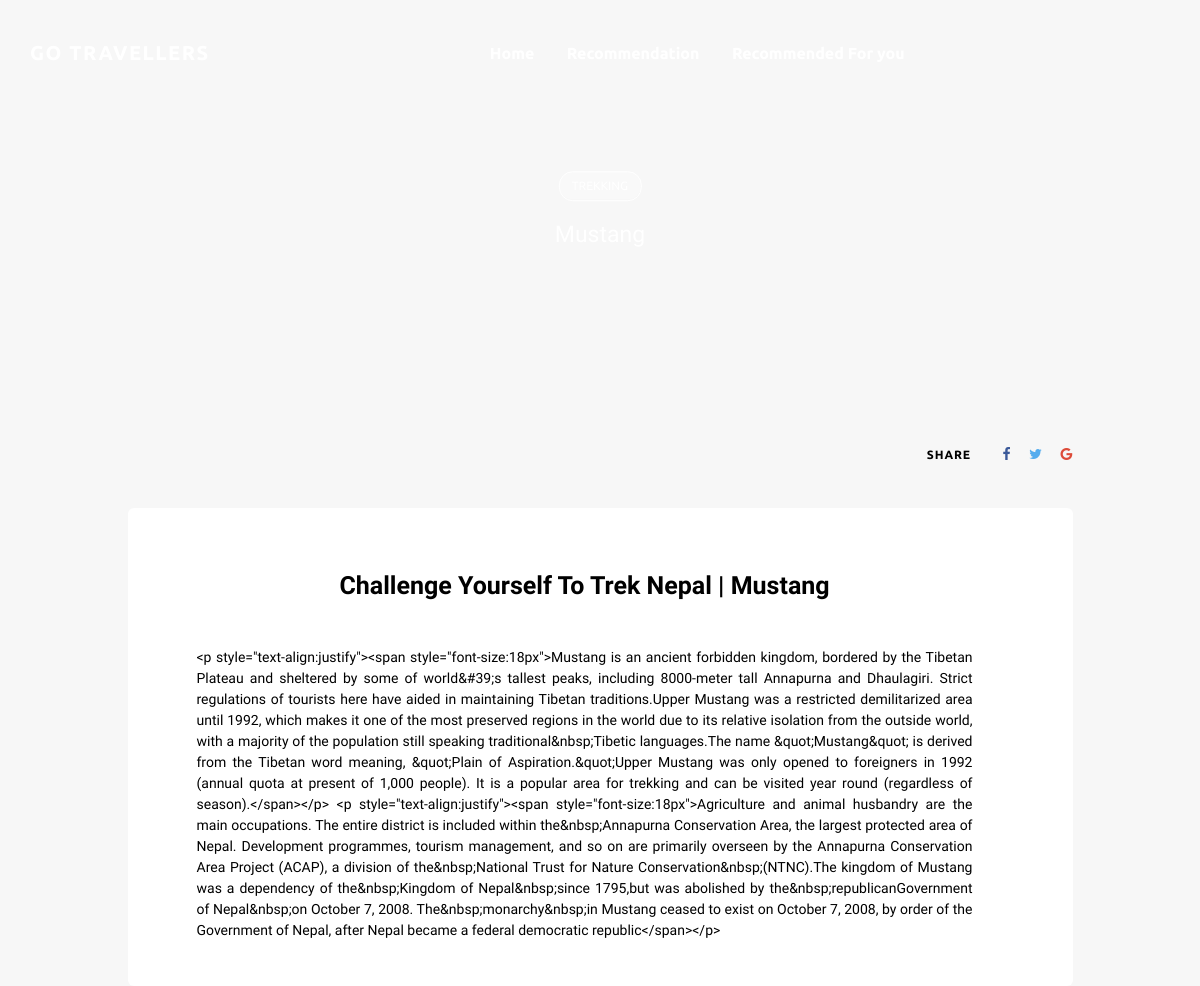
Screenshot of /post/3/ with the database file from the repository.
### blog/models.py (models this page shows, shortened)
class Destination(models.Model):
    title               = models.CharField(max_length=150, blank=False)
    slug                = models.CharField(max_length=100, blank=False)
    image               = models.FileField(upload_to="img", blank=False)
    content             = RichTextUploadingField(blank=False)
    temperature         = models.FloatField(blank=False, default="1")
    difficulty          = models.FloatField(blank=False, default="1")
    security            = models.FloatField(blank=False, default="1")
    trekkingtype_choice = (
        ("Cycling","Cycling"),
        ("Walking", "Walking"),
        ("Biking", "Biking"),
        ("Peak Climbing", "Peak Climbing"),
        ("Others", "Others")
        )
    trekking_type=MultiSelectField(choices=trekkingtype_choice, default="Walking")
    destinationtype_choice = (
        ("Adventure","Adventure"),
        ("Pilgrims", "Pilgrims"),
        ("Waterbody", "Waterbody"),
        ("Himalayas", "Himalayas"),
        ("Nature Seeing", "Nature Seeing"),
        ("Others", "Others")
        )
    destinaton_type= MultiSelectField(choices=destinationtype_choice, default="Adventure")
    accomodationtype_choice = (
        ("Hotel","Hotel"),
        ("Teahouse", "Teahouse"),
        ("Motel", "Motel"),
        ("Tent", "Tent"),
        ("Homestay", "Homestay")
        )
    accomodation_type = MultiSelectField(choices=accomodationtype_choice, default="Hotel")
    latitude          = models.FloatField(blank=False, default="1")
    longitude         = models.FloatField(blank=False, default="1")
    act               = (("publish","Publish"),("draft", "Draft"))
    action            = models.CharField(max_length=50, choices=act, default="draft")

### blog/views.py (the view)
def PostDetails(request, id):
    place = Destination.objects.get(pk=id)
    return render(request, 'blog/post.html', {"thispost": place})

### blog/templates/blog/post.html (shortened to what this page needs)
<!DOCTYPE html>
{% load static %}
<html lang="en">
<head>
<link rel="stylesheet" type="text/css" href="{% static 'styles/bootstrap4/bootstrap.min.css' %}">
<link href="{% static 'plugins/font-awesome-4.7.0/css/font-awesome.min.css' %}" rel="stylesheet" type="text/css">
<link rel="stylesheet" type="text/css" href="{% static 'plugins/OwlCarousel2-2.2.1/owl.carousel.css' %}">
<link rel="stylesheet" type="text/css" href="{% static 'plugins/OwlCarousel2-2.2.1/owl.theme.default.css' %}">
<link rel="stylesheet" type="text/css" href="{% static 'plugins/OwlCarousel2-2.2.1/animate.css' %}">
<link rel="stylesheet" type="text/css" href="{% static 'plugins/jquery.mb.YTPlayer-3.1.12/jquery.mb.YTPlayer.css' %}">
<link rel="stylesheet" type="text/css" href="{% static 'styles/post.css' %}">
<link rel="stylesheet" type="text/css" href="{% static 'styles/post_responsive.css' %}">
</head>
<body>
<div class="super_container">
	<header class="header">
		<div class="container">
			<div class="row">
				<div class="col">
					<div class="header_content d-flex flex-row align-items-center justify-content-start">
						<div class="logo"><a href="{% url 'HomePage' %}">Go Travellers</a></div>
						<nav class="main_nav" style="margin-left: 280px;">
							<ul>
								<li class="active"><a href="{% url 'HomePage' %}" style="font-size: 16px;">Home</a></li>
								<li class="active"><a href="{% url 'Recommendation' %}" style="font-size: 16px;">Recommendation</a></li>
								<li class="active"><a href="{% url 'search' %}" style="font-size: 16px;">Recommended For you</a></li>
							</ul>
						</nav>
					</div>
				</div>
			</div>
		</div>
	</header>
	<div class="home">
		<div class="home_background parallax-window" data-parallax="scroll" data-image-src="{% static 'images/kk.jpg' %}" data-speed="0.8"></div>
		<div class="home_content">
			<div class="post_category trans_200"><a href="category.html" class="trans_200" style="border: 1px solid white; border-radius: 14px;">Trekking</a></div>
			<div class="post_title">{{thispost.title}}</div>
		</div>
	</div>
	<div class="page_content">
		<div class="container">
			<div class="row row-lg-eq-height">
				<div class="col-lg-1">
				</div>
				<div class="col-lg-10">
					<div class="post_content">
						<div class="post_panel post_panel_top d-flex flex-row align-items-center justify-content-start">
							<div class="post_share ml-sm-auto">
								<span style="color: black;">share</span>
								<ul class="post_share_list">
									<li class="post_share_item"><a href="#"><i class="fa fa-facebook" aria-hidden="true"></i></a></li>
									<li class="post_share_item"><a href="#"><i class="fa fa-twitter" aria-hidden="true"></i></a></li>
									<li class="post_share_item"><a href="#"><i class="fa fa-google" aria-hidden="true"></i></a></li>
								</ul>
							</div>
						</div>
						<div class="post_body" style="color:black; text-align:justify">
						<center><b style="font-size: 25px;">{{thispost.slug}} | {{thispost.title}}<br></b></center><br><br>
							{{thispost.content}}
						</div>
					</div>
</body>
</html>

### blog/static/styles/post.css (style rules this page uses)
* { margin: 0; padding: 0; -webkit-font-smoothing: antialiased; -webkit-text-shadow: rgba(0,0,0,.01) 0 0 1px; text-shadow: rgba(0,0,0,.01) 0 0 1px; }
body { font-family: 'Work Sans', sans-serif; font-size: 14px; font-weight: 400; background: #f7f7f7; color: #a5a5a5; }
div { display: block; position: relative; -webkit-box-sizing: border-box; -moz-box-sizing: border-box; box-sizing: border-box; }
ul { list-style: none; margin-bottom: 0px; }
a, a:hover, a:visited, a:active, a:link { text-decoration: none; -webkit-font-smoothing: antialiased; -webkit-text-shadow: rgba(0,0,0,.01) 0 0 1px; text-shadow: rgba(0,0,0,.01) 0 0 1px; }
.trans_200 { -webkit-transition: all 200ms ease; -moz-transition: all 200ms ease; -ms-transition: all 200ms ease; -o-transition: all 200ms ease; transition: all 200ms ease; }
.super_container { width: 100%; overflow: hidden; }
.parallax-window { min-height: 400px; background: transparent; }
.header { position: fixed; top: 0; left: 0; width: 100%; z-index: 100; -webkit-transition: all 200ms ease; -moz-transition: all 200ms ease; -ms-transition: all 200ms ease; -o-transition: all 200ms ease; transition: all 200ms ease; }
.header_content { height: 106px; -webkit-transition: all 200ms ease; -moz-transition: all 200ms ease; -ms-transition: all 200ms ease; -o-transition: all 200ms ease; transition: all 200ms ease; }
.logo a { font-family: 'Ubuntu', sans-serif; font-size: 20px; color: #FFFFFF; text-transform: uppercase; font-weight: 700; letter-spacing: 0.075em; }
.main_nav { margin-left: 46px; }
.main_nav ul li { display: inline-block; }
.main_nav ul li:not(:last-child) { margin-right: 29px; }
.main_nav ul li a { font-family: 'Ubuntu', sans-serif; font-size: 14px; font-weight: 700; color: rgba(255,255,255,0.5); -webkit-transition: all 200ms ease; -moz-transition: all 200ms ease; -ms-transition: all 200ms ease; -o-transition: all 200ms ease; transition: all 200ms ease; }
.main_nav ul li a:hover, .main_nav ul li.active a { color: rgba(255,255,255,1); }
.home { width: 100%; height: 360px; }
.home_background { position: absolute; top: 0; left: 0; width: 100%; height: 100%; }
.home_content { position: absolute; top: 59%; left: 50%; -webkit-transform: translate(-50%, -50%); -moz-transform: translate(-50%, -50%); -ms-transform: translate(-50%, -50%); -o-transform: translate(-50%, -50%); transform: translate(-50%, -50%); max-width: 440px; text-align: center; }
.post_category { margin: 0 auto; }
.post_category { width: 83px; height: 28px; background: rgba(255,255,255,0.2); border-radius: 14px; text-align: center; }
.post_category a { display: block; line-height: 28px; font-family: 'Ubuntu', sans-serif; font-size: 12px; color: rgba(255,255,255,1); text-transform: uppercase; }
.post_title { font-size: 23px; color: #FFFFFF; font-weight: 500; margin-top: 19px; }
.page_content { background: #f7f7f7; }
.post_panel { height: 108px; z-index: 10; margin-top: 40px; }
.post_share span { font-family: 'Ubuntu', sans-serif; font-size: 12px; text-transform: uppercase; color: rgba(0,0,0,0.2); letter-spacing: 0.075em; font-weight: 700; margin-right: 28px; }
.post_share_list { display: inline-block; }
.post_share_item { display: inline-block; }
.post_share_item:not(:last-child) { margin-right: 15px; }
.post_share_item a i { font-size: 14px; -webkit-transition: all 200ms ease; -moz-transition: all 200ms ease; -ms-transition: all 200ms ease; -o-transition: all 200ms ease; transition: all 200ms ease; }
.fa-facebook { color: #3b5999; }
.fa-twitter { color: #55acee; }
.fa-google { color: #dd4b39; }
.post_body { padding-left: 69px; padding-top: 59px; padding-right: 100px; padding-bottom: 45px; background: #FFFFFF; border-radius: 6px; }

### rows the page displays
Destination: slug "Challenge Yourself To Trek Nepal", title "Mustang", content "<p style=\"text-align:justify\"><span style=\"font-size:18px\">Mustang is an ancient forbidden kingdom, bordered by the Tibetan Plateau and sheltered by some of world&#39;s tallest peaks, including 8000-meter tall Annapurna and Dhaulagiri. Strict regulations of tourists here have aided in maintaining Tibetan traditions.Upper Mustang was a restricted demilitarized area until 1992, which makes it one of the most preserved regions in the world due to its relative isolation from the outside world, with a majority of the population still speaking traditional&nbsp;Tibetic languages.The name &quot;Mustang&quot; is derived from the Tibetan word meaning, &quot;Plain of Aspiration.&quot;Upper Mustang was…"
